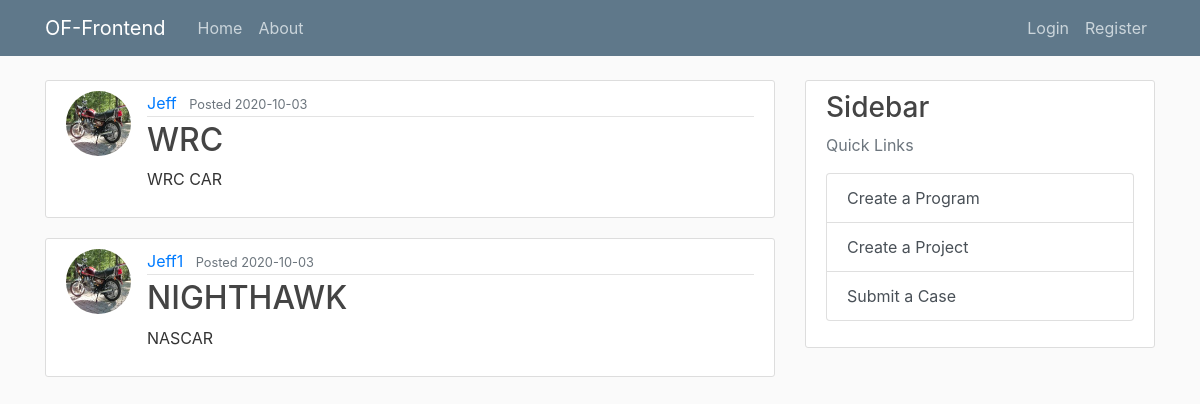
Page /home on the earlier database version.
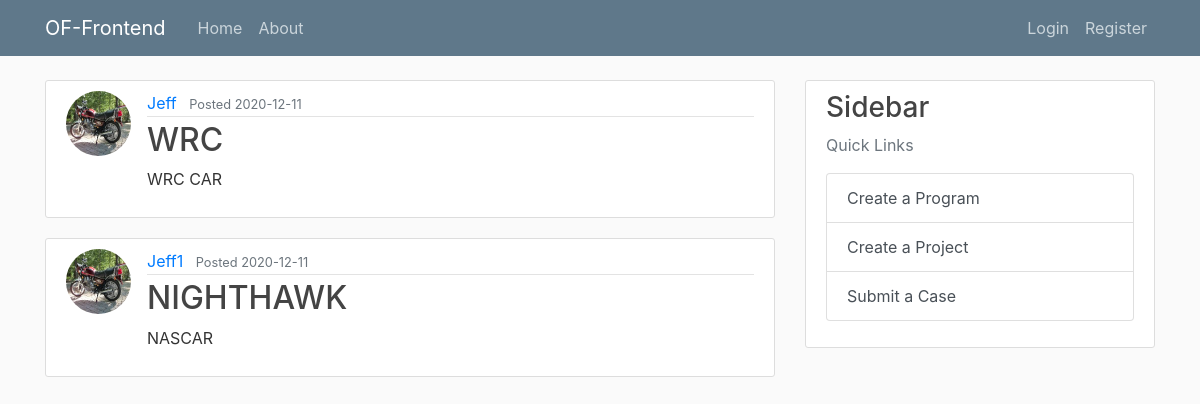
Same page on the later database version.
### flask_website/models.py (models this page shows, shortened)
class Program(db.Model):
    __tablename__ = 'program'
    id = db.Column(db.Integer, primary_key=True)
    name = db.Column(db.String(20),unique=True, nullable=False)
    description = db.Column(db.Text,unique=False, nullable=False)
    created_date = db.Column(db.DateTime,nullable=False, default = datetime.utcnow)
    created_by = db.Column(db.Integer,db.ForeignKey('user.id'), nullable = False)
    project = db.relationship("Project", back_populates = "program") # forward

class User(db.Model,UserMixin):
    __tablename__ = 'user'
    id = db.Column(db.Integer, primary_key=True)
    username = db.Column(db.String(20),unique=True, nullable=False)
    email = db.Column(db.String(120),unique=True, nullable=False)
    image_file = db.Column(db.String(20), default='default.jpg')
    password = db.Column(db.String(60), nullable=False)
    create_program= db.relationship('Program', backref='creator', lazy=True)

### flask_website/routes.py (the view)
@app.route("/")
@app.route("/home")
def home():
    return render_template("home.html", programs=Program.query.all())

### flask_website/templates/home.html
{% extends "layout.html" %}
{% block content %}
{% for program in programs %}
<article class="media content-section">
  <img class="rounded-circle article-img" ,
    src="{{ url_for('static',filename = 'profile_pics/' + program.creator.image_file) }}">
  <div class="media-body">
    <div class="article-metadata">
      <a class="mr-2" href="#">{{ program.creator.username }}</a>
      <small class="text-muted"> Posted {{ program.created_date.strftime('%Y-%m-%d') }}</small>
    </div>
    <h2><a class="article-title" href="{{ url_for('programs', program_id = program.id) }}">{{ program.name }}</a></h2>
    <p class="article-content">{{ program.description }}</p>
  </div>
</article>
{% endfor %}
{% endblock content %}

### flask_website/templates/layout.html (shortened to what this page needs)
<!DOCTYPE html>
<html>
<head>
  <link rel="stylesheet" href="https://maxcdn.bootstrapcdn.com/bootstrap/4.0.0/css/bootstrap.min.css"
>
  <link rel="stylesheet" type="text/css" href="{{ url_for('static', filename='main.css') }}">
</head>
<body>
  <header class="site-header">
    <nav class="navbar navbar-expand-md navbar-dark bg-steel fixed-top">
      <div class="container">
        <a class="navbar-brand mr-4" href="/">OF-Frontend</a>
        <div class="collapse navbar-collapse" id="navbarToggle">
          <div class="navbar-nav mr-auto">
            <a class="nav-item nav-link" href="{{ url_for('home') }}">Home</a>
            <a class="nav-item nav-link" href="{{ url_for('about') }}">About</a>
          </div>
          <div class="navbar-nav">
            {% if current_user.is_authenticated%}
            <a class="nav-item nav-link" href="{{ url_for('newprogram') }}">New Program</a>
            <a class="nav-item nav-link" href="{{ url_for('account') }}">Account</a>
            <a class="nav-item nav-link" href="{{ url_for('logout') }}">Logout</a>
            {% else %}
            <a class="nav-item nav-link" href="{{ url_for('login') }}">Login</a>
            <a class="nav-item nav-link" href="{{ url_for('register') }}">Register</a>
            {% endif %}
          </div>
        </div>
      </div>
    </nav>
  </header>
  <main role="main" class="container">
    <div class="row">
      <div class="col-md-8">
        {% block content %}{% endblock %}
      </div>
      <div class="col-md-4">
        <div class="content-section">
          <h3>Sidebar</h3>
          <p class='text-muted'>Quick Links
          <ul class="list-group">
            <a class="list-group-item list-group-item-action" href="{{ url_for('newprogram') }}">Create a Program</a>
            <a class="list-group-item list-group-item-action" href="{{ url_for('newproject') }}"> Create a Project</a>
            <a class="list-group-item list-group-item-action" href="{{ url_for('newcase') }}"> Submit a Case </a>
          </ul>
          </p>
        </div>
      </div>
    </div>
  </main>
</body>
</html>

### flask_website/static/main.css (style rules this page uses)
body { background: #fafafa; color: #333333; margin-top: 5rem; }
h1, h2, h3, h4, h5, h6 { color: #444444; }
.bg-steel { background-color: #5f788a; }
.site-header .navbar-nav .nav-link { color: #cbd5db; }
.content-section { background: #ffffff; padding: 10px 20px; border: 1px solid #dddddd; border-radius: 3px; margin-bottom: 20px; }
.article-title { color: #444444; }
.article-content { white-space: pre-line; }
.article-img { height: 65px; width: 65px; margin-right: 16px; }
.article-metadata { padding-bottom: 1px; margin-bottom: 4px; border-bottom: 1px solid #e3e3e3 }

Differences in the rows shown:
changed Program "WRC": created_date "2020-10-03" → "2020-12-11"
changed Program "NIGHTHAWK": created_date "2020-10-03" → "2020-12-11"
